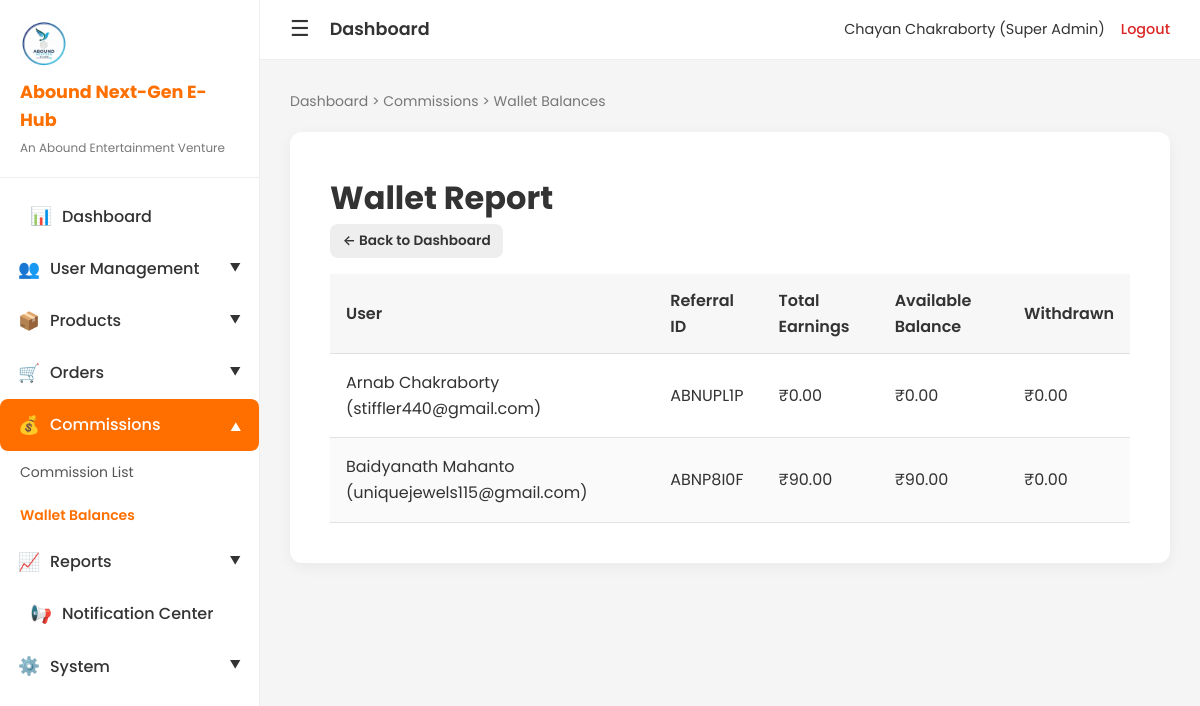
The page /admin-wallets (signed in) on the database as committed earlier.
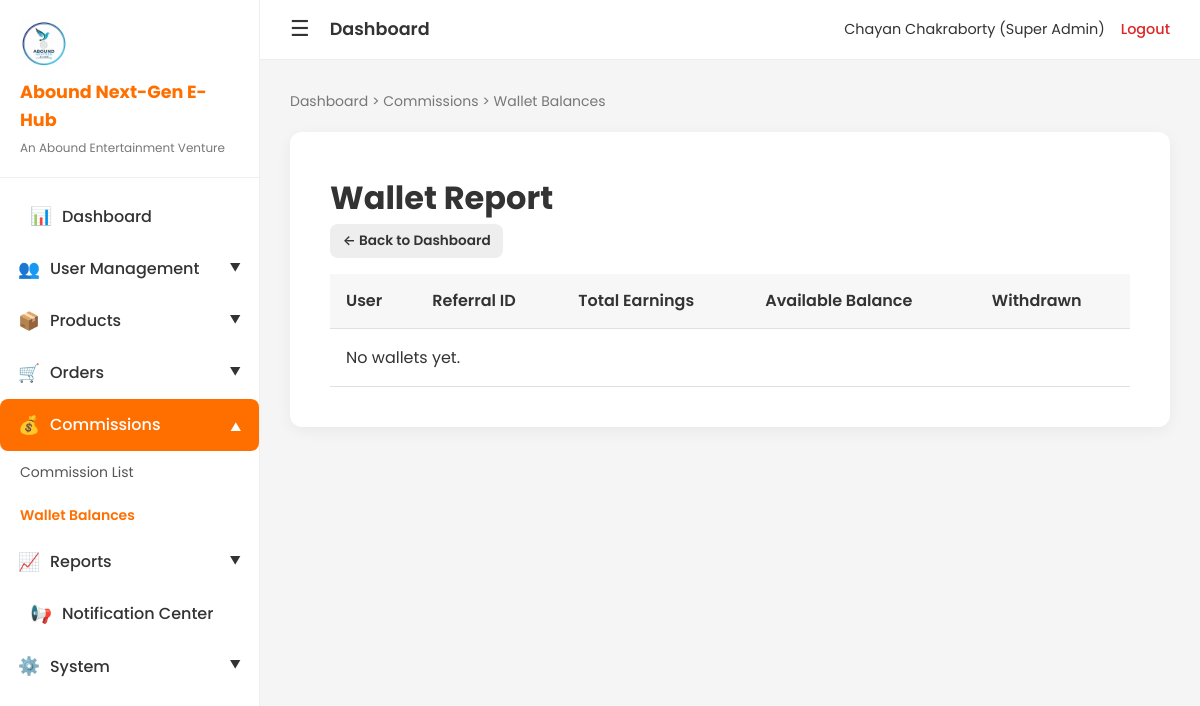
The same page on the database as committed later.
### app.py (models this page shows, shortened)
class Wallet(db.Model):
    id = db.Column(db.Integer, primary_key=True)
    user_id = db.Column(db.Integer, db.ForeignKey('user.id'), nullable=False)
    total_earnings = db.Column(db.Float, default=0)
    available_balance = db.Column(db.Float, default=0)
    withdrawn_balance = db.Column(db.Float, default=0)
    last_updated = db.Column(db.DateTime, default=datetime.utcnow, onupdate=datetime.utcnow)
    user = db.relationship('User', backref=db.backref('wallet', uselist=False))

class User(db.Model):
    id = db.Column(db.Integer, primary_key=True)
    username = db.Column(db.String(80), unique=True, nullable=False)
    email = db.Column(db.String(120), unique=True, nullable=False)
    password_hash = db.Column(db.String(255), nullable=False)
    full_name = db.Column(db.String(100), nullable=False)
    user_level = db.Column(db.Integer, default=1)  # 1-10 for sales; 0/None = admin/super_admin (no level)
    parent_id = db.Column(db.Integer, db.ForeignKey('user.id'), nullable=True)
    referral_id = db.Column(db.String(12), unique=True, nullable=True)  # ABN + 5 chars
    created_at = db.Column(db.DateTime, default=datetime.utcnow)
    is_active = db.Column(db.Boolean, default=True)
    user_status = db.Column(db.String(20), default='active')  # active, inactive, suspended
    is_admin = db.Column(db.Boolean, default=False)  # Legacy
    user_role = db.Column(db.String(20), default='user')  # user, admin, super_admin
    phone = db.Column(db.String(20), nullable=True)
    address = db.Column(db.String(255), nullable=True)
    position = db.Column(db.String(80), nullable=True)
    children = db.relationship('User', backref=db.backref('parent', remote_side=[id]), lazy='dynamic')
    @property
    def level_name(self):
        r = getattr(self, 'user_role', None)
        if r == 'super_admin':
            return 'Super Admin'
    @property
    def is_super_admin(self):
        return getattr(self, 'user_role', None) == 'super_admin'
    @property
    def is_admin_role(self):
        r = getattr(self, 'user_role', None)
        return r in ('admin', 'super_admin')
    @property
    def is_sales_user(self):
        return getattr(self, 'user_role', None) == 'user'

### app.py (the view)
@app.route('/admin/wallets')
@app.route('/admin-wallets')
@require_super_admin
def admin_wallets():
    wallets = Wallet.query.join(User).order_by(User.full_name).all()
    return render_template('admin/wallets.html', wallets=wallets)

### app.py (called while the page is built)
def get_logo_url():
    img_dir = app.config['UPLOAD_FOLDER']
    if not os.path.isdir(img_dir):
        return None
    for ext in ['png', 'jpg', 'jpeg', 'webp', 'svg', 'gif']:
        path = os.path.join(img_dir, f'logo.{ext}')
        if os.path.isfile(path):
            return url_for('static', filename=f'images/logo.{ext}')
    return None

def get_director_profile_url():
    img_dir = app.config['UPLOAD_FOLDER']
    if not os.path.isdir(img_dir):
        return None
    for ext in ['png', 'jpg', 'jpeg', 'webp']:
        path = os.path.join(img_dir, f'director-profile.{ext}')
        if os.path.isfile(path):
            return url_for('static', filename=f'images/director-profile.{ext}')
    return None

def get_director_signature_url():
    img_dir = app.config['UPLOAD_FOLDER']
    if not os.path.isdir(img_dir):
        return None
    for ext in ['png', 'jpg', 'jpeg', 'webp']:
        path = os.path.join(img_dir, f'director-signature.{ext}')
        if os.path.isfile(path):
            return url_for('static', filename=f'images/director-signature.{ext}')
    return None

### templates/admin/wallets.html (shortened to what this page needs)
{% extends "base.html" %}
{% block breadcrumb %}<a href="{{ url_for('admin_dashboard') }}">Dashboard</a> > Commissions > Wallet Balances{% endblock %}
{% block content %}
<div class="admin-page">
    <h1>Wallet Report</h1>
    <p><a href="{{ url_for('admin_dashboard') }}" class="btn btn-secondary btn-sm">← Back to Dashboard</a></p>
    <div class="table-responsive">
    <table class="admin-table">
        <thead>
            <tr>
                <th>User</th>
                <th>Referral ID</th>
                <th>Total Earnings</th>
                <th>Available Balance</th>
                <th>Withdrawn</th>
            </tr>
        </thead>
        <tbody>
            {% for w in wallets %}
            <tr>
                <td>{{ w.user.full_name }} ({{ w.user.email }})</td>
                <td>{{ w.user.referral_id or '—' }}</td>
                <td>₹{{ "%.2f"|format(w.total_earnings or 0) }}</td>
                <td>₹{{ "%.2f"|format(w.available_balance or 0) }}</td>
                <td>₹{{ "%.2f"|format(w.withdrawn_balance or 0) }}</td>
            </tr>
            {% endfor %}
            {% if not wallets %}
            <tr><td colspan="5">No wallets yet.</td></tr>
            {% endif %}
        </tbody>
    </table>
    </div>
</div>
{% endblock %}

Rows that differ between the two databases and show on the page:
removed Wallet: user.full_name "Arnab Chakraborty", user.email "stiffler440@gmail.com", user "ABNUPL1P", total_earnings "0.00", available_balance "0.00", withdrawn_balance "0.00"
removed Wallet: user.full_name "Baidyanath Mahanto", user.email "uniquejewels115@gmail.com", user "ABNP8I0F", total_earnings "90.00", available_balance "90.00", withdrawn_balance "0.00"
Other text that changed with them:
text now shown: "No wallets yet."
